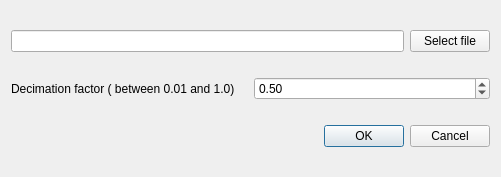
<?xml version="1.0" encoding="UTF-8"?>
<ui version="4.0">
 <class>DecimationDialog</class>
 <widget class="QDialog" name="DecimationDialog">
  <property name="geometry">
   <rect>
    <x>0</x>
    <y>0</y>
    <width>501</width>
    <height>177</height>
   </rect>
  </property>
  <property name="windowTitle">
   <string>Choose 3D file to be decimated</string>
  </property>
  <layout class="QVBoxLayout" name="verticalLayout">
   <item>
    <layout class="QHBoxLayout" name="horizontalLayout_2">
     <item>
      <widget class="QLineEdit" name="file_to_be_decimated"/>
     </item>
     <item>
      <widget class="QPushButton" name="select_file_bt">
       <property name="text">
        <string>Select file</string>
       </property>
      </widget>
     </item>
    </layout>
   </item>
   <item>
    <layout class="QHBoxLayout" name="horizontalLayout">
     <item>
      <widget class="QLabel" name="label">
       <property name="text">
        <string>Decimation factor ( between 0.01 and 1.0)</string>
       </property>
      </widget>
     </item>
     <item>
      <widget class="QDoubleSpinBox" name="decimation_factor_sb">
       <property name="minimum">
        <double>0.010000000000000</double>
       </property>
       <property name="maximum">
        <double>1.000000000000000</double>
       </property>
       <property name="singleStep">
        <double>0.100000000000000</double>
       </property>
       <property name="value">
        <double>0.500000000000000</double>
       </property>
      </widget>
     </item>
    </layout>
   </item>
   <item>
    <widget class="QDialogButtonBox" name="valid_cancel">
     <property name="orientation">
      <enum>Qt::Horizontal</enum>
     </property>
     <property name="standardButtons">
      <set>QDialogButtonBox::Cancel|QDialogButtonBox::Ok</set>
     </property>
    </widget>
   </item>
  </layout>
 </widget>
 <resources/>
 <connections>
  <connection>
   <sender>valid_cancel</sender>
   <signal>accepted()</signal>
   <receiver>DecimationDialog</receiver>
   <slot>accept()</slot>
   <hints>
    <hint type="sourcelabel">
     <x>248</x>
     <y>254</y>
    </hint>
    <hint type="destinationlabel">
     <x>157</x>
     <y>274</y>
    </hint>
   </hints>
  </connection>
  <connection>
   <sender>valid_cancel</sender>
   <signal>rejected()</signal>
   <receiver>DecimationDialog</receiver>
   <slot>reject()</slot>
   <hints>
    <hint type="sourcelabel">
     <x>316</x>
     <y>260</y>
    </hint>
    <hint type="destinationlabel">
     <x>286</x>
     <y>274</y>
    </hint>
   </hints>
  </connection>
 </connections>
</ui>
